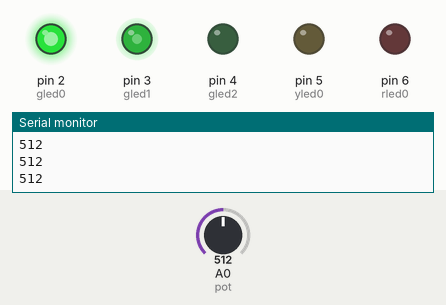
Simulated run of this sketch. Board: Arduino Uno, built with avr-gcc and run on an emulated ATmega328P. Shown: output pins drawn as LEDs (lit = HIGH), the last lines printed to the serial monitor. Dashed ring = blinking. Inputs (shaded band) come from the test bench; at power-on: A0 (pot) = 512.

Above: at 0.49 s.
1.3 s: A0 (pot) set to 416
4.3 s: A0 (pot) set to 397
At 5.5 s:
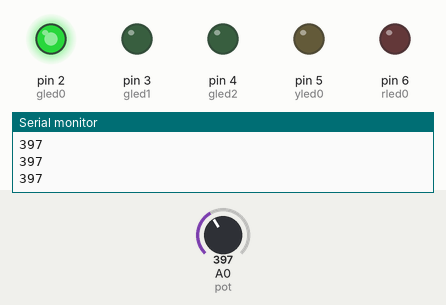
6.7 s: A0 (pot) set to 625
At 7.17 s:
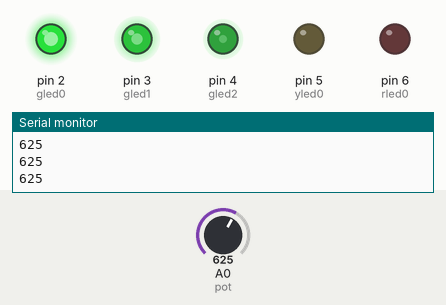
9.7 s: A0 (pot) set to 804
12.7 s: A0 (pot) set to 832
At 13.45 s:
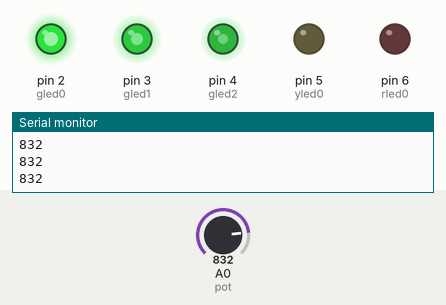
15.7 s: A0 (pot) set to 1013
18.7 s: A0 (pot) set to 1023
At 19.09 s:
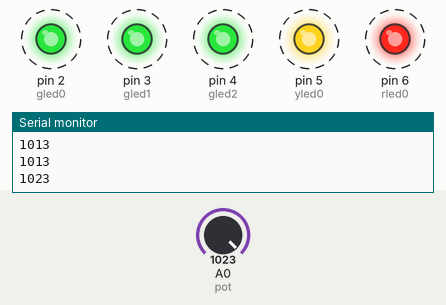
Timing chart, 0 to 22.7 s (numbered marks = the images above; inputs shaded):
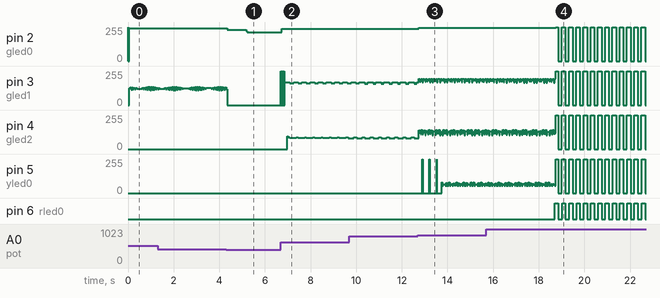

The sketch:

something_like_voltmeter.ino
```cpp
int pot = A0;
int gled0 = 2; 	//all LEDs are connected with 330Ω resistor
int gled1 = 3;
int gled2 = 4;
int yled0 = 5;
int rled0 = 6;

void setup(){
   Serial.begin(9600);
   pinMode(pot, INPUT);
   pinMode(gled0, OUTPUT);
   pinMode(gled1, OUTPUT);
   pinMode(gled2, OUTPUT);
   pinMode(yled0, OUTPUT);
   pinMode(rled0, OUTPUT);
   digitalWrite(gled0, LOW);
   digitalWrite(gled1, LOW);
   digitalWrite(gled2, LOW);
   digitalWrite(yled0, LOW);
   digitalWrite(rled0, LOW);
}

 void loop(){
   Serial.println(analogRead(pot));
   if(analogRead(pot) >= 205){		// 1V
     digitalWrite(gled0, HIGH);
     delay(4);
   }
   if(analogRead(pot) >= 410){		// 2V
     digitalWrite(gled1, HIGH);
     delay(4);
   }
   if(analogRead(pot) >= 615){		// 3V
     digitalWrite(gled2, HIGH);
     delay(4);
   }
   if(analogRead(pot) >= 820){ 		// 4V
     digitalWrite(yled0, HIGH);
     delay(4);
   }
   if(analogRead(pot) >= 1023){		// 5V
     digitalWrite(gled0, HIGH);
     digitalWrite(gled1, HIGH);
     digitalWrite(gled2, HIGH);
     digitalWrite(yled0, HIGH);
     digitalWrite(rled0, HIGH);
     delay(150);
     digitalWrite(gled0, LOW);
     digitalWrite(gled1, LOW);
     digitalWrite(gled2, LOW);
     digitalWrite(yled0, LOW);
     digitalWrite(rled0, LOW);
     delay(150);
   }
   else{				// 0V
     digitalWrite(gled0, LOW);
     digitalWrite(gled1, LOW);
     digitalWrite(gled2, LOW);
     digitalWrite(yled0, LOW);
     digitalWrite(rled0, LOW);
   }
}
```

Measured:
- the behaviour switches between 410 and 409 on A0 (pot) (found by bisection; images 0 and 1)
- the behaviour switches between 819 and 820 on A0 (pot) (found by bisection; images 2 and 3)
- the behaviour switches between 1022 and 1023 on A0 (pot) (found by bisection; images 3 and 4)
- after the input at 4.3 s, pin 2 (gled0): 245/255 → 234/255 at once, → 216/255 0.84 s later
- after the input at 18.7 s, pin 2 (gled0): alternates 255/255 for 0.17 s and 0/255 for 0.15 s, starting at once; pin 6 (rled0): alternates HIGH for 0.15 s and LOW for 0.17 s, starting at once
- by itself, pin 4 (gled2): alternates 255/255 for 0.16 s and 0/255 for 0.16 s
